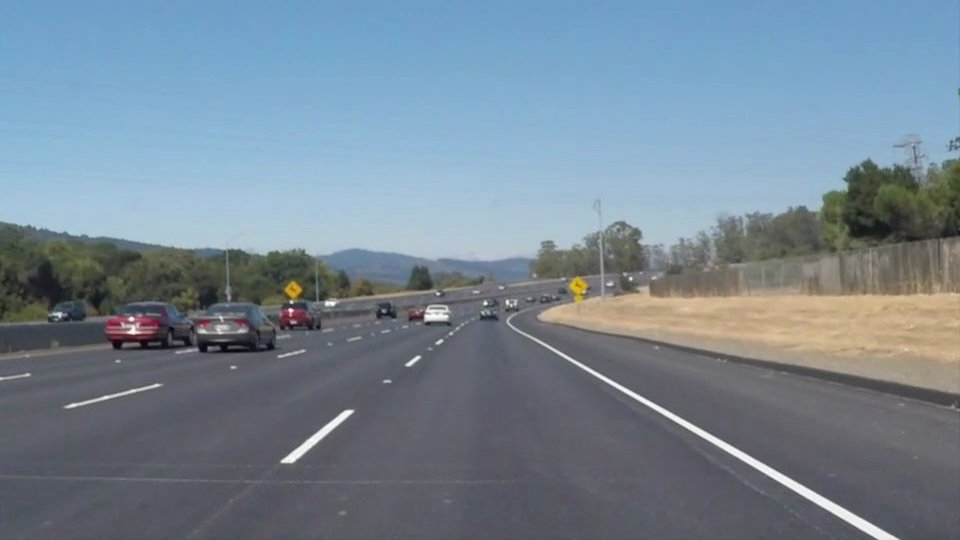
#> input picture test_images/01_White.jpg, 960 x 540 px; its folder holds only this picture in this run
$ python RoadLaneLineDetection.py   (older library calls are emulated)
#> lines starting #> are read from the running program, lines starting #| are printed output that depends on the picture; after the words box and inside, x2 and y2 are one past the last pixel; in counts of white or black regions, pixels touching at a corner belong together
import matplotlib.pyplot as plt
import matplotlib.image as mpimg
import numpy as np
import glob
import math
from scipy import interpolate
from moviepy.editor import VideoFileClip
import cv2
import os

team_members_names = ['اسلام محمد زكريا حسن', 'المروة وجدى عبدالعزيز المنشد', 'احمد نصر حماد عبدالحميد', 'عصام عماد درويش يوسف', 'اسلام ممدوح محمد محمد']
team_members_seatnumbers = ['2016170087', '2016170098', '2016170064', '2015170229', '2014170090']


def list_images(img, cols= 2, rows= 5, cmap=None, operation = 'Figure'):
    """
    Display all test images at one figure.
        Parameters:
            img: List of numpy arrays.
            cols (Default = 2): Number of columns in the figure.
            rows (Default = 5): Number of rows in the figure.
            cmap (Default = None): Used to display gray images.
            operation (Default = 'Figure'): Used to display operation happened.
    """
    fig = plt.figure(figsize=(10, 11))
    fig.suptitle(operation)
    for i, image in enumerate(img):
        plt.subplot(rows, cols, i+1)
        if len(image.shape) == 2:
            cmap = 'gray'
        plt.imshow(image, cmap = cmap)
        plt.xticks([])
        plt.yticks([])
    plt.tight_layout(pad=0, h_pad=0, w_pad=0)

    #made figure full screen for better visualization
    figManager = plt.get_current_fig_manager()
    figManager.full_screen_toggle()

    plt.show()
    cv2.waitKey(0)

# [83 lines left out: functions average_slope_intercept, pixel_points, lane_lines, draw_lines_connected, not called in this run]

def RGB_color_selection(image):
    """
    Apply color selection to RGB images by blackout all pixels except for white and yellow.
        Parameters:
            image: An numpy array.
    """
    # White color mask
    lower_threshold = np.uint8([200, 200, 200])
    upper_threshold = np.uint8([255, 255, 255])
    white_mask = cv2.inRange(image, lower_threshold, upper_threshold)

    # Yellow color mask
    lower_threshold = np.uint8([175, 175, 0])
    upper_threshold = np.uint8([255, 255, 255])
    yellow_mask = cv2.inRange(image, lower_threshold, upper_threshold)

    # Combine white and yellow masks
    mask = cv2.bitwise_or(white_mask, yellow_mask)
    masked_image = cv2.bitwise_and(image, image, mask=mask)

    return masked_image

def convert_rbg_to_grayscale(image):
    """
        Convert images to gray scale.
            Parameters:
                image: An numpy array.
        """
    return cv2.cvtColor(image, cv2.COLOR_RGB2GRAY)

def HSV_color_selection(image):
    """
    Apply color selection to HSV images by blackout all pixels except for white and yellow.
        Parameters:
            image: An numpy array.
    """
    # Convert the input image to HSV
    converted_image = convert_rgb_to_hsv(image)

    # White color mask
    lower_threshold = np.uint8([0, 0, 210])
    upper_threshold = np.uint8([255, 30, 255])
    white_mask = cv2.inRange(converted_image, lower_threshold, upper_threshold)

    # Yellow color mask
    lower_threshold = np.uint8([18, 80, 80])
    upper_threshold = np.uint8([30, 255, 255])
    yellow_mask = cv2.inRange(converted_image, lower_threshold, upper_threshold)

    # Combine white and yellow masks
    mask = cv2.bitwise_or(white_mask, yellow_mask)
    masked_image = cv2.bitwise_and(image, image, mask=mask)

    return masked_image

def convert_rgb_to_hsv(image):
    """
       Convert RGB images to HSV.
           Parameters:
               image: An numpy array.
       """
    return cv2.cvtColor(image, cv2.COLOR_RGB2HSV)

def calculate_intensity_gradient(img):
    '''
        Finding the intensity gradient of the image using 5*5 soble filter.
            Parameters:
                img: An numby array.
    '''
    xGradient = cv2.Sobel(np.float32(img), cv2.CV_64F, 1, 0, ksize=5)
    yGradient = cv2.Sobel(np.float32(img), cv2.CV_64F, 0, 1, ksize=5)

    return xGradient, yGradient

def non_maximum_suppression(img, magnitude , slope):
    '''
         Thin out the edges by iterate over all the points on the gradient intensity matrix and finds the pixels with the maximum.
            Parameters:
                img: An numby array.
                magnitude: The magnitude of the gradient
                slope: The slope of the gradient
    '''
    # getting the dimensions of the input image
    height, width = img.shape

    # Looping through every pixel of the grayscale
    for x in range(width):
        for y in range(height):
            grad_ang = slope[y, x]
            if abs(grad_ang) > 180:
                grad_ang = abs(grad_ang - 180)
            else:
                grad_ang = abs(grad_ang)

            # selecting the neighbours of the target pixel according to the gradient direction. In the x axis direction
            if grad_ang <= 22.5:
                neighb_1_x, neighb_1_y = x - 1, y
                neighb_2_x, neighb_2_y = x + 1, y

                # top right (diagnol-1) direction
            elif grad_ang > 22.5 and grad_ang <= (22.5 + 45):
                neighb_1_x, neighb_1_y = x - 1, y - 1
                neighb_2_x, neighb_2_y = x + 1, y + 1

            # In y-axis direction
            elif grad_ang > (22.5 + 45) and grad_ang <= (22.5 + 90):
                neighb_1_x, neighb_1_y = x, y - 1
                neighb_2_x, neighb_2_y = x, y + 1

            # top left (diagnol-2) direction
            elif grad_ang > (22.5 + 90) and grad_ang <= (22.5 + 135):
                neighb_1_x, neighb_1_y = x - 1, y + 1
                neighb_2_x, neighb_2_y = x + 1, y - 1

            # Now it restarts the cycle
            elif grad_ang > (22.5 + 135) and grad_ang <= (22.5 + 180):
                neighb_1_x, neighb_1_y = x - 1, y
                neighb_2_x, neighb_2_y = x + 1, y

                # Non-maximum suppression step
            if width > neighb_1_x >= 0 and height > neighb_1_y >= 0:
                if magnitude [y, x] < magnitude [neighb_1_y, neighb_1_x]:
                    magnitude [y, x] = 0
                    continue

            if width > neighb_2_x >= 0 and height > neighb_2_y >= 0:
                if magnitude [y, x] < magnitude [neighb_2_y, neighb_2_x]:
                    magnitude [y, x] = 0

    return magnitude

def double_threshold_and_hysteresis(suppressd_img, ids, low_threshold, high_threshold):
    '''
    Identifying strong, weak, and non-relevant pixels. Based on the threshold results, the hysteresis transforms weak pixels into strong ones.
        Parameters:
            suppressd_img: Output of non maximum suppression.
            ids: An numpy array(0, 1, 2).
            low_threshold: lowest value for pixel to include.
            high_threshold: highest value for pixel to include.
    '''
    height, width = suppressd_img.shape
    for x in range(width):
        for y in range(height):
            grad_mag = suppressd_img[y, x]

            if grad_mag < low_threshold:
                suppressd_img[y, x] = 0
            elif high_threshold > grad_mag and grad_mag  >= low_threshold:
                ids[y, x] = 1
            else:
                ids[y, x] = 2
    return suppressd_img

def detect_edges_canny(img, low_threshold= 50, high_threshold= 150):
    '''
        Apply Canny Edge Detection algorithm to the input image.
            Parameters:
                img: An numpy array.
                low_threshold (Default = 50).
                high_threshold (Default = 150).
    '''
    # return cv2.Canny(image, low_threshold, high_threshold)
    '''
        STEPS:
            Gaussian filter: done before.
            Finding the intensity gradient of the image.
            Non-maximum suppression.
            Double threshold.
            Edge tracking by hysteresis.
    '''
    # Calculating the gradients
    gx, gy = calculate_intensity_gradient(img)

        # Conversion of Cartesian coordinates to polar
    magnitude, slope = cv2.cartToPolar(gx, gy, angleInDegrees=True)

    # setting the minimum and maximum threshold for double thresholding
    mag_max = np.max(magnitude)
    if not low_threshold:
        low_threshold = mag_max * 0.1
    if not high_threshold:
        high_threshold = mag_max * 0.5

    # getting the dimensions of the input image
    height, width = img.shape

    #non maximum suppression
    suppressd_img  = non_maximum_suppression(img, magnitude , slope)

    ids = np.zeros_like(img)

    # double thresholding and hysteresis
    final_image = double_threshold_and_hysteresis(suppressd_img, ids, low_threshold, high_threshold)
    # finally returning the magnitude of gradients of edges
    return final_image .astype('uint8')

def remove_noise(image, kernel_size= 13):
    """
        Apply Gaussian filter to the input image.
            Parameters:
                image: An numpy array.
                kernel_size (Default = 13): The size of the Gaussian kernel. It must be an odd number (3, 5, 7, ...).
        """
    return cv2.GaussianBlur(image, (kernel_size, kernel_size), 0)

# [73 lines left out: functions mask_image, hough_transform, frame_processor, process_video, not called in this run]

def test_proccess():
    # 1 read the image
    test_images = [plt.imread(image) for image in glob.glob('test_images/*.jpg')]
#> test_images = 1 item
    list_images(test_images, 2, 4, None, 'Original Images')
#> the loop in list_images, `for i, image in enumerate(img):` made 1 pass

    list_images(list(map(RGB_color_selection, test_images)), 2, 4, None, 'Select White And Yellow Lane FROM RGB')
#> in RGB_color_selection, `white_mask = cv2.inRange(image, lower_threshold, upper_threshold)`:
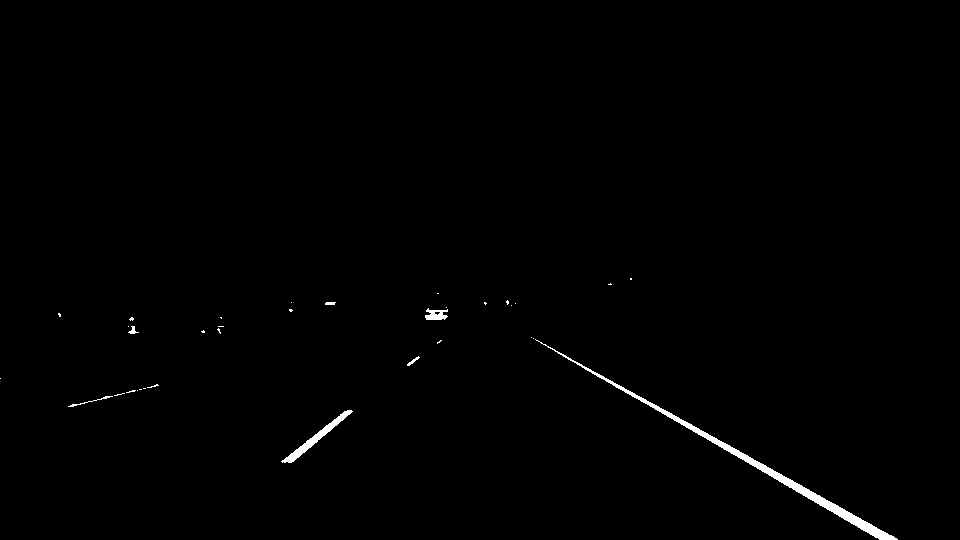
#> white_mask: shape (540, 960); 0.64% white; 34 white regions (27 under 20 px), largest, box (x1, y1, x2, y2) and area: (535, 339, 898, 540) 2248, (281, 410, 353, 463) 560, (425, 308, 448, 320) 181
#> in RGB_color_selection, image is the input picture: shape (540, 960, 3); mean R, G, B 118.5, 134.5, 148.1
#> the loop in list_images (call 2), `for i, image in enumerate(img):` made 1 pass
    # 2 convert to HSV
    list_images(list(map(convert_rgb_to_hsv, test_images)), 2, 4, None, 'Convert RGB To HSV')
    # 4 Threshold HSV for Yellow and White (combine the two results together)
    list_images(list(map(HSV_color_selection, test_images)), 2, 4, None, 'combine White And Yellow Lane\n FROM HSV & RGB')
#> in HSV_color_selection, `mask = cv2.bitwise_or(white_mask, yellow_mask)`:
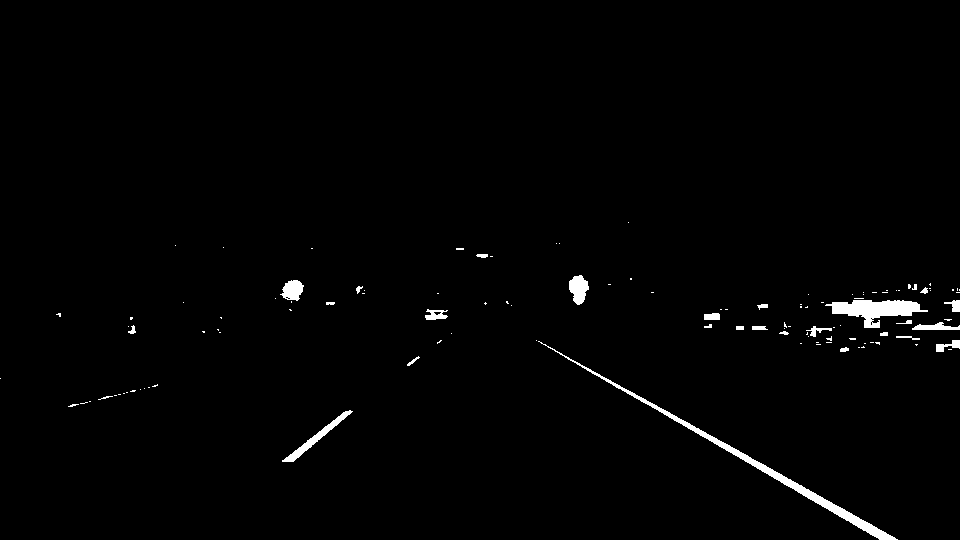
#> mask: shape (540, 960); 1.3% white; 117 white regions (89 under 20 px), largest, box (x1, y1, x2, y2) and area: (538, 341, 898, 540) 2180, (825, 300, 928, 328) 1418, (282, 410, 353, 462) 531

    color_selected_images = list(map(HSV_color_selection, test_images))
#> color_selected_images = 1 item
    # 3 convert to Gray
    gray_images = list(map(convert_rbg_to_grayscale, color_selected_images))
#> gray_images = 1 item
    list_images(gray_images, 2, 4, None, 'Convert Image To Grey')
    # 6 Apply noise remove (gaussian) to the masked gray image
    blur_images = list(map(remove_noise, gray_images))
#> blur_images = 1 item
    list_images(blur_images, 2, 4, None, 'Image Blurring')
    # 7 use canny detector and fine tune the thresholds (low and high values)
    edge_detected_images = list(map(detect_edges_canny, blur_images))
#> in calculate_intensity_gradient, `yGradient = cv2.Sobel(np.float32(img), cv2.CV_64F, 0, 1, ksize=5)`:
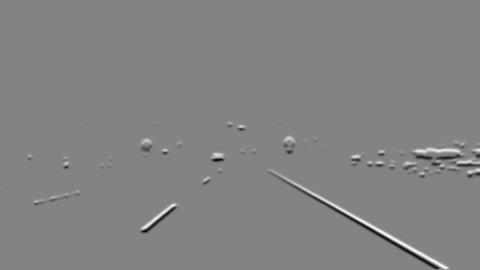
#> yGradient: shape (540, 960) float64 (shown at 1/2 size); min -4660, max 4364, mean 1.1; drawn with min black and max white
#> in detect_edges_canny, `magnitude, slope = cv2.cartToPolar(gx, gy, angleInDegrees=True)`:
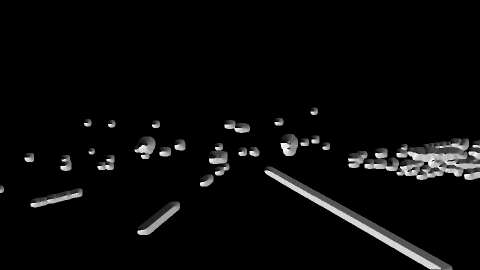
#> slope: shape (540, 960) float64 (shown at 1/2 size); min 0, max 359.9, mean 13.3; drawn with min black and max white
#> in detect_edges_canny, `mag_max = np.max(magnitude)`: mag_max = 4900
#> after the loop in non_maximum_suppression, `for x in range(width):`:
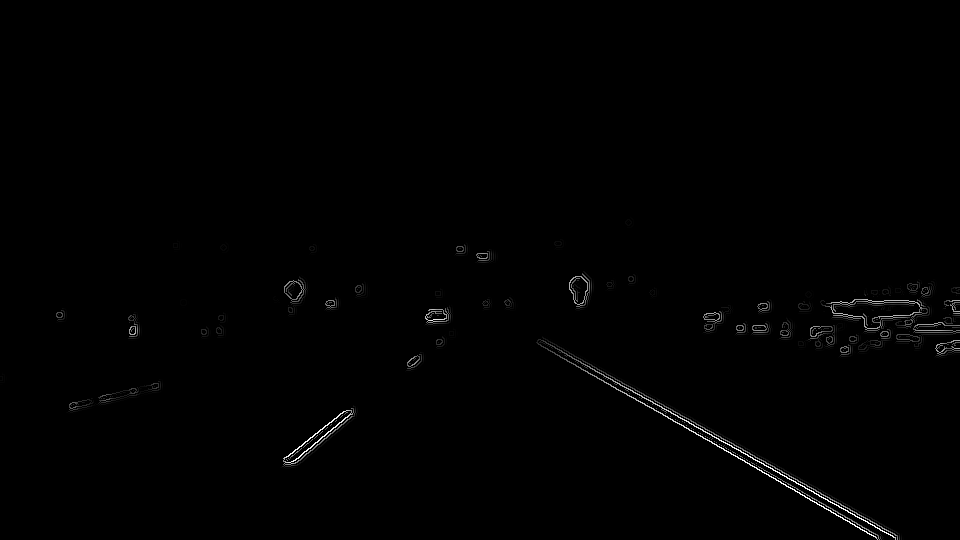
#> magnitude: shape (540, 960) float64; min 0, max 4900, mean 28.1; drawn with min black and max white
#> after the loop in double_threshold_and_hysteresis, `for x in range(width):`:
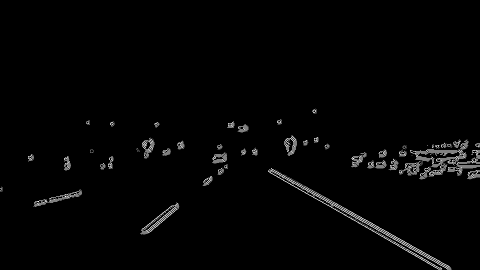
#> ids: shape (540, 960) (shown at 1/2 size); min 0, max 2, mean 0.0338; drawn with min black and max white
#> in detect_edges_canny, `return final_image .astype('uint8')`:
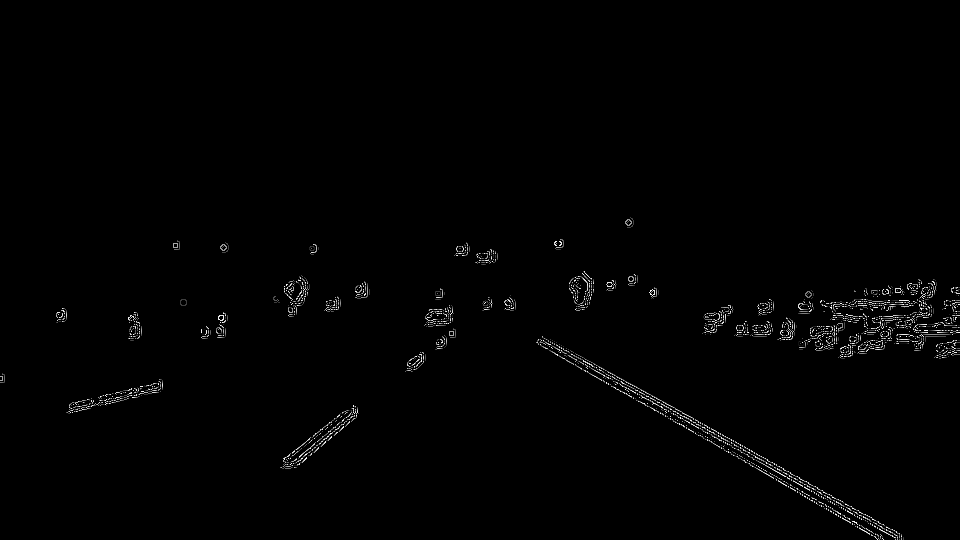
#> returned value: shape (540, 960); min 0, max 255, mean 2.3
#> edge_detected_images = 1 item
    list_images(edge_detected_images, 2, 4, None, 'Apply Canny')
    # 8 mask the image using the canny detector output
    masked_image = list(map(mask_image, edge_detected_images))
    list_images(masked_image, 2, 4, None, 'Region Of Interest')
    # 9 apply hough transform to find the lanes
    hough_lines = list(map(hough_transform, masked_image))

    lane_images = []
    for image, lines in zip(test_images, hough_lines):
        lane_images.append(draw_lines_connected(image, lane_lines(image, lines)))

    list_images(lane_images, 2, 4, None, 'Draw Lanes On Original Image')

def Run_White():
    process_video('White Lane.mp4', 'White Lane Result.mp4')

def Run_Yellow():
    process_video('Yello Lane.mp4', 'Yellow Lane Result.mp4')

def Run_Challenge():
    process_video('Challenge.mp4', 'Challenge Result.mp4')

#test pipeline on some images
test_proccess()
Run_White()
#Run_Yellow()
#Run_Challenge()

$ run again, on test_images/05_Yellow.jpg
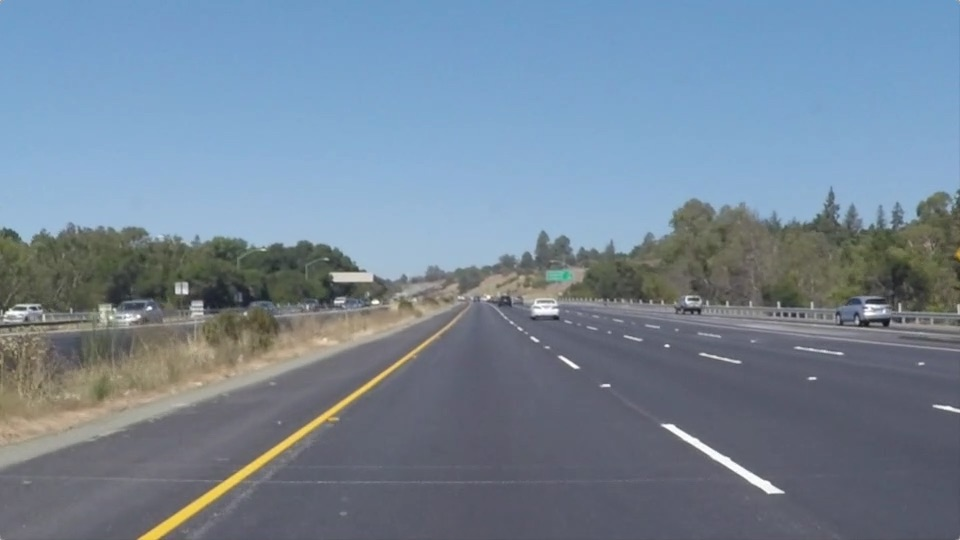
#> input picture test_images/05_Yellow.jpg, 960 x 540 px
#> test_images = 1 item
#> the loop in list_images, `for i, image in enumerate(img):` made 1 pass
#> in RGB_color_selection, image is the input picture: shape (540, 960, 3); mean R, G, B 116.5, 133.6, 150.8
#> the loop in list_images (call 2), `for i, image in enumerate(img):` made 1 pass
#> mask: shape (540, 960); 1.2% white; 96 white regions (81 under 20 px), largest, box (x1, y1, x2, y2) and area: (137, 352, 416, 540) 3563, (662, 424, 784, 493) 904, (533, 299, 558, 315) 208
#> mag_max = 5095.6
#> after the loop in non_maximum_suppression, `for x in range(width):`:
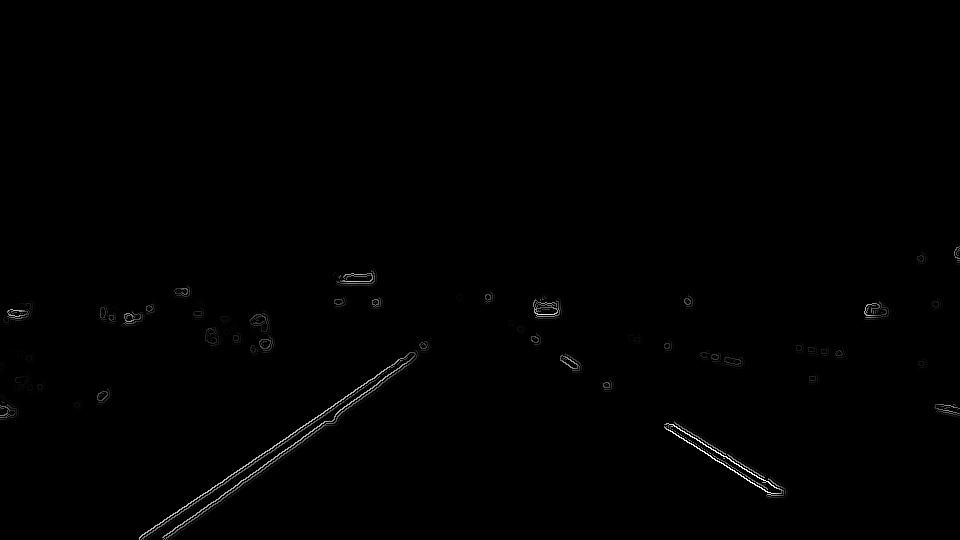
#> magnitude: shape (540, 960) float64; min 0, max 5095.6, mean 22.8; drawn with min black and max white
#> in detect_edges_canny, `return final_image .astype('uint8')`:
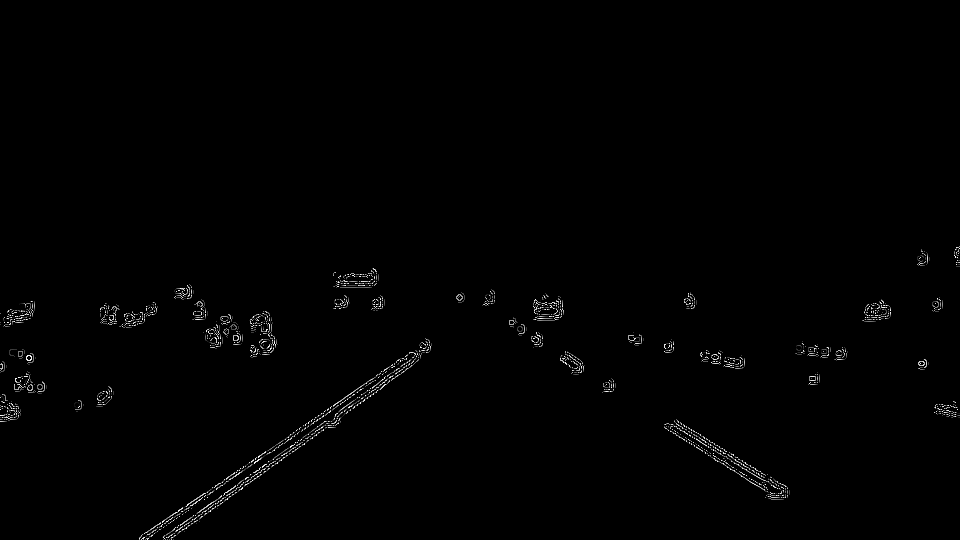
#> returned value: shape (540, 960); min 0, max 255, mean 1.9
#> edge_detected_images = 1 item
